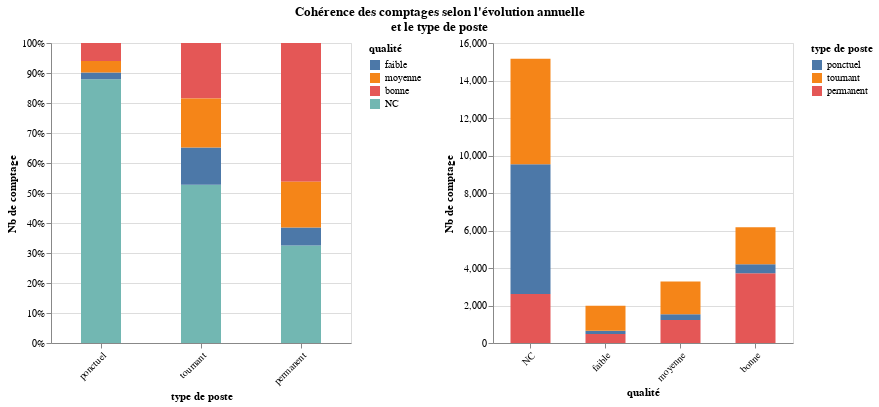

Write notebook code for a chart like this one.
### Code cell
chart

### Figure 1 — Vega-Lite specification as saved in the notebook (floating-point values rounded to 4 significant figures)
{"config": {"view": {"continuousWidth": 400, "continuousHeight": 300}}, "hconcat": [{"mark": {"type": "bar", "width": 40}, "encoding": {"color": {"type": "nominal", "field": "txt_qualite", "legend": {"title": "qualité"}, "sort": ["faible", "moyenne", "bonne"]}, "order": {"type": "quantitative", "field": "note_coherence_evolutions_cptage", "sort": "ascending"}, "x": {"type": "nominal", "axis": {"labelAngle": 315, "title": "type de poste"}, "field": "type_poste", "sort": ["ponctuel", "tournant", "permanent"]}, "y": {"type": "quantitative", "axis": {"format": "%", "title": "Nb de comptage"}, "field": "id_comptag", "stack": "normalize"}}, "width": 300}, {"mark": {"type": "bar", "width": 40}, "encoding": {"color": {"type": "nominal", "field": "type_poste", "legend": {"title": "type de poste"}, "sort": ["ponctuel", "tournant", "permanent"]}, "order": {"type": "quantitative", "field": "note_coherence_evolutions_cptage", "sort": "ascending"}, "x": {"type": "nominal", "axis": {"labelAngle": 315, "title": "qualité"}, "field": "txt_qualite", "sort": ["NC", "faible", "moyenne", "bonne"]}, "y": {"type": "quantitative", "axis": {"title": "Nb de comptage"}, "field": "id_comptag"}}, "width": 300}], "data": {"name": "data-b8aeedadd76c12d8c60fd64a38f64739"}, "resolve": {"legend": {"color": "independent"}, "scale": {"color": "independent"}}, "title": {"text": ["Cohérence des comptages selon l'évolution annuelle", "et le type de poste"], "anchor": "middle"}, "$schema": "https://vega.github.io/schema/vega-lite/v4.8.1.json", "datasets": {"data-b8aeedadd76c12d8c60fd64a38f64739": [{"txt_qualite": "NC", "note_coherence_evolutions_cptage": 0, "type_poste": "permanent", "id_comptag": 2618}, {"txt_qualite": "NC", "note_coherence_evolutions_cptage": 0, "type_poste": "ponctuel", "id_comptag": 6910}, {"txt_qualite": "NC", "note_coherence_evolutions_cptage": 0, "type_poste": "tournant", "id_comptag": 5637}, {"txt_qualite": "bonne", "note_coherence_evolutions_cptage": 3, "type_poste": "permanent", "id_comptag": 3722}, {"txt_qualite": "bonne", "note_coherence_evolutions_cptage": 3, "type_poste": "ponctuel", "id_comptag": 474}, {"txt_qualite": "bonne", "note_coherence_evolutions_cptage": 3, "type_poste": "tournant", "id_comptag": 1975}, {"txt_qualite": "faible", "note_coherence_evolutions_cptage": 1, "type_poste": "permanent", "id_comptag": 480}, {"txt_qualite": "faible", "note_coherence_evolutions_cptage": 1, "type_poste": "ponctuel", "id_comptag": 177}, {"txt_qualite": "faible", "note_coherence_evolutions_cptage": 1, "type_poste": "tournant", "id_comptag": 1327}, {"txt_qualite": "moyenne", "note_coherence_evolutions_cptage": 2, "type_poste": "permanent", "id_comptag": 1231}, {"txt_qualite": "moyenne", "note_coherence_evolutions_cptage": 2, "type_poste": "ponctuel", "id_comptag": 298}, {"txt_qualite": "moyenne", "note_coherence_evolutions_cptage": 2, "type_poste": "tournant", "id_comptag": 1752}]}}
